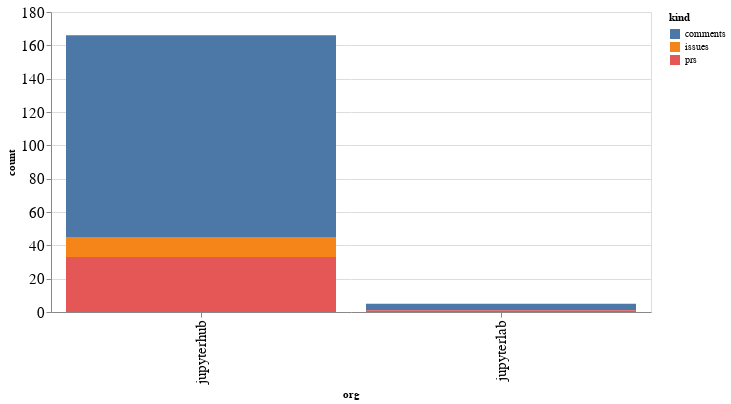

Write notebook code for a chart like this one.
### Code cell
alt.Chart(org_summaries, width=600).mark_bar().encode(
    x='org',
    y='count',
    color='kind',
    tooltip="org"
)

### Figure 1 — Vega-Lite specification as saved in the notebook (floating-point values rounded to 4 significant figures)
{"config": {"axisLeft": {"labelFontSize": 15}, "axisBottom": {"labelFontSize": 15}}, "data": {"name": "data-a1a77102d3d4ca7ee8323f0ed5fcb5db"}, "mark": "bar", "encoding": {"color": {"type": "nominal", "field": "kind"}, "tooltip": {"type": "nominal", "field": "org"}, "x": {"type": "nominal", "field": "org"}, "y": {"type": "quantitative", "field": "count"}}, "width": 600, "$schema": "https://vega.github.io/schema/vega-lite/v4.8.1.json", "datasets": {"data-a1a77102d3d4ca7ee8323f0ed5fcb5db": [{"org": "jupyterhub", "kind": "comments", "count": 121}, {"org": "jupyterhub", "kind": "issues", "count": 12}, {"org": "jupyterhub", "kind": "prs", "count": 33}, {"org": "jupyterlab", "kind": "comments", "count": 4}, {"org": "jupyterlab", "kind": "prs", "count": 1}]}}
